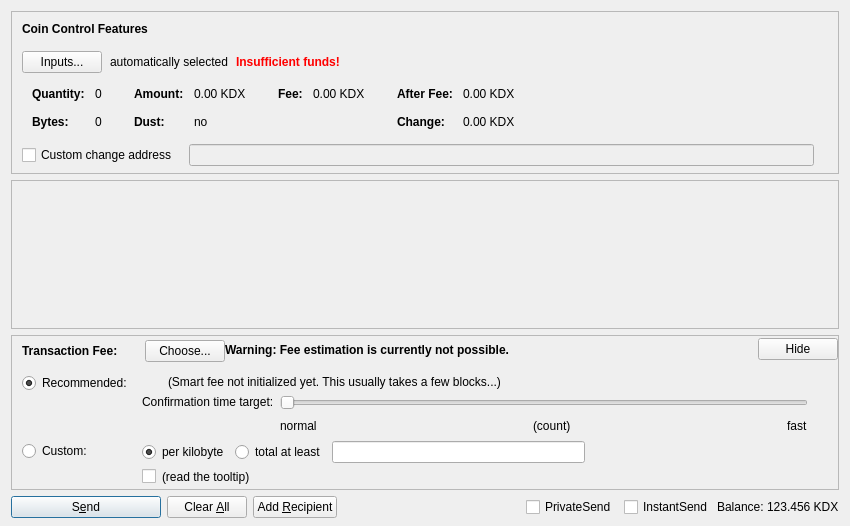
<?xml version="1.0" encoding="UTF-8"?>
<ui version="4.0">
 <class>SendCoinsDialog</class>
 <widget class="QDialog" name="SendCoinsDialog">
  <property name="geometry">
   <rect>
    <x>0</x>
    <y>0</y>
    <width>850</width>
    <height>526</height>
   </rect>
  </property>
  <property name="windowTitle">
   <string>Send Coins</string>
  </property>
  <layout class="QVBoxLayout" name="verticalLayout" stretch="0,1,0,0">
   <property name="bottomMargin">
    <number>8</number>
   </property>
   <item>
    <widget class="QFrame" name="frameCoinControl">
     <property name="sizePolicy">
      <sizepolicy hsizetype="Expanding" vsizetype="Expanding">
       <horstretch>0</horstretch>
       <verstretch>0</verstretch>
      </sizepolicy>
     </property>
     <property name="maximumSize">
      <size>
       <width>16777215</width>
       <height>16777215</height>
      </size>
     </property>
     <property name="frameShape">
      <enum>QFrame::StyledPanel</enum>
     </property>
     <property name="frameShadow">
      <enum>QFrame::Sunken</enum>
     </property>
     <layout class="QVBoxLayout" name="verticalLayoutCoinControl2">
      <property name="spacing">
       <number>0</number>
      </property>
      <property name="leftMargin">
       <number>0</number>
      </property>
      <property name="topMargin">
       <number>0</number>
      </property>
      <property name="rightMargin">
       <number>0</number>
      </property>
      <property name="bottomMargin">
       <number>6</number>
      </property>
      <item>
       <layout class="QVBoxLayout" name="verticalLayoutCoinControl" stretch="0,0,0,0,1">
        <property name="spacing">
         <number>0</number>
        </property>
        <property name="leftMargin">
         <number>10</number>
        </property>
        <property name="topMargin">
         <number>10</number>
        </property>
        <item>
         <layout class="QHBoxLayout" name="horizontalLayoutCoinControl1">
          <property name="bottomMargin">
           <number>15</number>
          </property>
          <item>
           <widget class="QLabel" name="labelCoinControlFeatures">
            <property name="sizePolicy">
             <sizepolicy hsizetype="Preferred" vsizetype="Maximum">
              <horstretch>0</horstretch>
              <verstretch>0</verstretch>
             </sizepolicy>
            </property>
            <property name="font">
             <font>
              <weight>75</weight>
              <bold>true</bold>
             </font>
            </property>
            <property name="styleSheet">
             <string notr="true">font-weight:bold;</string>
            </property>
            <property name="text">
             <string>Coin Control Features</string>
            </property>
           </widget>
          </item>
         </layout>
        </item>
        <item>
         <layout class="QHBoxLayout" name="horizontalLayoutCoinControl2" stretch="0,0,0,0">
          <property name="spacing">
           <number>8</number>
          </property>
          <property name="bottomMargin">
           <number>10</number>
          </property>
          <item>
           <widget class="QPushButton" name="pushButtonCoinControl">
            <property name="styleSheet">
             <string notr="true"/>
            </property>
            <property name="text">
             <string>Inputs...</string>
            </property>
            <property name="autoDefault">
             <bool>false</bool>
            </property>
           </widget>
          </item>
          <item>
           <widget class="QLabel" name="labelCoinControlAutomaticallySelected">
            <property name="text">
             <string>automatically selected</string>
            </property>
            <property name="margin">
             <number>5</number>
            </property>
           </widget>
          </item>
          <item>
           <widget class="QLabel" name="labelCoinControlInsuffFunds">
            <property name="font">
             <font>
              <weight>75</weight>
              <bold>true</bold>
             </font>
            </property>
            <property name="styleSheet">
             <string notr="true">color:red;font-weight:bold;</string>
            </property>
            <property name="text">
             <string>Insufficient funds!</string>
            </property>
            <property name="margin">
             <number>5</number>
            </property>
           </widget>
          </item>
          <item>
           <spacer name="horizontalSpacerCoinControl">
            <property name="orientation">
             <enum>Qt::Horizontal</enum>
            </property>
            <property name="sizeHint" stdset="0">
             <size>
              <width>40</width>
              <height>1</height>
             </size>
            </property>
           </spacer>
          </item>
         </layout>
        </item>
        <item>
         <widget class="QWidget" name="widgetCoinControl" native="true">
          <property name="sizePolicy">
           <sizepolicy hsizetype="Preferred" vsizetype="Preferred">
            <horstretch>0</horstretch>
            <verstretch>0</verstretch>
           </sizepolicy>
          </property>
          <property name="minimumSize">
           <size>
            <width>0</width>
            <height>0</height>
           </size>
          </property>
          <property name="styleSheet">
           <string notr="true"/>
          </property>
          <layout class="QHBoxLayout" name="horizontalLayoutCoinControl5">
           <property name="leftMargin">
            <number>0</number>
           </property>
           <property name="topMargin">
            <number>0</number>
           </property>
           <property name="rightMargin">
            <number>0</number>
           </property>
           <property name="bottomMargin">
            <number>0</number>
           </property>
           <item>
            <layout class="QHBoxLayout" name="horizontalLayoutCoinControl3" stretch="0,0,0,1">
             <property name="spacing">
              <number>20</number>
             </property>
             <property name="topMargin">
              <number>0</number>
             </property>
             <property name="bottomMargin">
              <number>10</number>
             </property>
             <item>
              <layout class="QFormLayout" name="formLayoutCoinControl1">
               <property name="horizontalSpacing">
                <number>10</number>
               </property>
               <property name="verticalSpacing">
                <number>14</number>
               </property>
               <property name="leftMargin">
                <number>10</number>
               </property>
               <property name="topMargin">
                <number>4</number>
               </property>
               <property name="rightMargin">
                <number>6</number>
               </property>
               <item row="0" column="0">
                <widget class="QLabel" name="labelCoinControlQuantityText">
                 <property name="font">
                  <font>
                   <weight>75</weight>
                   <bold>true</bold>
                  </font>
                 </property>
                 <property name="text">
                  <string>Quantity:</string>
                 </property>
                 <property name="margin">
                  <number>0</number>
                 </property>
                </widget>
               </item>
               <item row="0" column="1">
                <widget class="QLabel" name="labelCoinControlQuantity">
                 <property name="cursor">
                  <cursorShape>IBeamCursor</cursorShape>
                 </property>
                 <property name="contextMenuPolicy">
                  <enum>Qt::ActionsContextMenu</enum>
                 </property>
                 <property name="text">
                  <string notr="true">0</string>
                 </property>
                 <property name="margin">
                  <number>0</number>
                 </property>
                 <property name="textInteractionFlags">
                  <set>Qt::LinksAccessibleByMouse|Qt::TextSelectableByKeyboard|Qt::TextSelectableByMouse</set>
                 </property>
                </widget>
               </item>
               <item row="1" column="0">
                <widget class="QLabel" name="labelCoinControlBytesText">
                 <property name="font">
                  <font>
                   <weight>75</weight>
                   <bold>true</bold>
                  </font>
                 </property>
                 <property name="text">
                  <string>Bytes:</string>
                 </property>
                </widget>
               </item>
               <item row="1" column="1">
                <widget class="QLabel" name="labelCoinControlBytes">
                 <property name="cursor">
                  <cursorShape>IBeamCursor</cursorShape>
                 </property>
                 <property name="contextMenuPolicy">
                  <enum>Qt::ActionsContextMenu</enum>
                 </property>
                 <property name="text">
                  <string notr="true">0</string>
                 </property>
                 <property name="textInteractionFlags">
                  <set>Qt::LinksAccessibleByMouse|Qt::TextSelectableByKeyboard|Qt::TextSelectableByMouse</set>
                 </property>
                </widget>
               </item>
              </layout>
             </item>
             <item>
              <layout class="QFormLayout" name="formLayoutCoinControl2">
               <property name="horizontalSpacing">
                <number>10</number>
               </property>
               <property name="verticalSpacing">
                <number>14</number>
               </property>
               <property name="leftMargin">
                <number>6</number>
               </property>
               <property name="topMargin">
                <number>4</number>
               </property>
               <property name="rightMargin">
                <number>6</number>
               </property>
               <item row="0" column="0">
                <widget class="QLabel" name="labelCoinControlAmountText">
                 <property name="font">
                  <font>
                   <weight>75</weight>
                   <bold>true</bold>
                  </font>
                 </property>
                 <property name="text">
                  <string>Amount:</string>
                 </property>
                 <property name="margin">
                  <number>0</number>
                 </property>
                </widget>
               </item>
               <item row="0" column="1">
                <widget class="QLabel" name="labelCoinControlAmount">
                 <property name="cursor">
                  <cursorShape>IBeamCursor</cursorShape>
                 </property>
                 <property name="contextMenuPolicy">
                  <enum>Qt::ActionsContextMenu</enum>
                 </property>
                 <property name="text">
                  <string notr="true">0.00 KDX</string>
                 </property>
                 <property name="textInteractionFlags">
                  <set>Qt::LinksAccessibleByMouse|Qt::TextSelectableByKeyboard|Qt::TextSelectableByMouse</set>
                 </property>
                </widget>
               </item>
               <item row="1" column="0">
                <widget class="QLabel" name="labelCoinControlLowOutputText">
                 <property name="font">
                  <font>
                   <weight>75</weight>
                   <bold>true</bold>
                  </font>
                 </property>
                 <property name="text">
                  <string>Dust:</string>
                 </property>
                </widget>
               </item>
               <item row="1" column="1">
                <widget class="QLabel" name="labelCoinControlLowOutput">
                 <property name="cursor">
                  <cursorShape>IBeamCursor</cursorShape>
                 </property>
                 <property name="contextMenuPolicy">
                  <enum>Qt::ActionsContextMenu</enum>
                 </property>
                 <property name="text">
                  <string notr="true">no</string>
                 </property>
                 <property name="textInteractionFlags">
                  <set>Qt::LinksAccessibleByMouse|Qt::TextSelectableByKeyboard|Qt::TextSelectableByMouse</set>
                 </property>
                </widget>
               </item>
              </layout>
             </item>
             <item>
              <layout class="QFormLayout" name="formLayoutCoinControl3">
               <property name="horizontalSpacing">
                <number>10</number>
               </property>
               <property name="verticalSpacing">
                <number>14</number>
               </property>
               <property name="leftMargin">
                <number>6</number>
               </property>
               <property name="topMargin">
                <number>4</number>
               </property>
               <property name="rightMargin">
                <number>6</number>
               </property>
               <item row="0" column="0">
                <widget class="QLabel" name="labelCoinControlFeeText">
                 <property name="font">
                  <font>
                   <weight>75</weight>
                   <bold>true</bold>
                  </font>
                 </property>
                 <property name="text">
                  <string>Fee:</string>
                 </property>
                 <property name="margin">
                  <number>0</number>
                 </property>
                </widget>
               </item>
               <item row="0" column="1">
                <widget class="QLabel" name="labelCoinControlFee">
                 <property name="cursor">
                  <cursorShape>IBeamCursor</cursorShape>
                 </property>
                 <property name="contextMenuPolicy">
                  <enum>Qt::ActionsContextMenu</enum>
                 </property>
                 <property name="text">
                  <string notr="true">0.00 KDX</string>
                 </property>
                 <property name="textInteractionFlags">
                  <set>Qt::LinksAccessibleByMouse|Qt::TextSelectableByKeyboard|Qt::TextSelectableByMouse</set>
                 </property>
                </widget>
               </item>
              </layout>
             </item>
             <item>
              <layout class="QFormLayout" name="formLayoutCoinControl4">
               <property name="horizontalSpacing">
                <number>10</number>
               </property>
               <property name="verticalSpacing">
                <number>14</number>
               </property>
               <property name="leftMargin">
                <number>6</number>
               </property>
               <property name="topMargin">
                <number>4</number>
               </property>
               <property name="rightMargin">
                <number>6</number>
               </property>
               <item row="0" column="0">
                <widget class="QLabel" name="labelCoinControlAfterFeeText">
                 <property name="font">
                  <font>
                   <weight>75</weight>
                   <bold>true</bold>
                  </font>
                 </property>
                 <property name="text">
                  <string>After Fee:</string>
                 </property>
                 <property name="margin">
                  <number>0</number>
                 </property>
                </widget>
               </item>
               <item row="0" column="1">
                <widget class="QLabel" name="labelCoinControlAfterFee">
                 <property name="cursor">
                  <cursorShape>IBeamCursor</cursorShape>
                 </property>
                 <property name="contextMenuPolicy">
                  <enum>Qt::ActionsContextMenu</enum>
                 </property>
                 <property name="text">
                  <string notr="true">0.00 KDX</string>
                 </property>
                 <property name="textInteractionFlags">
                  <set>Qt::LinksAccessibleByMouse|Qt::TextSelectableByKeyboard|Qt::TextSelectableByMouse</set>
                 </property>
                </widget>
               </item>
               <item row="1" column="0">
                <widget class="QLabel" name="labelCoinControlChangeText">
                 <property name="font">
                  <font>
                   <weight>75</weight>
                   <bold>true</bold>
                  </font>
                 </property>
                 <property name="text">
                  <string>Change:</string>
                 </property>
                </widget>
               </item>
               <item row="1" column="1">
                <widget class="QLabel" name="labelCoinControlChange">
                 <property name="cursor">
                  <cursorShape>IBeamCursor</cursorShape>
                 </property>
                 <property name="contextMenuPolicy">
                  <enum>Qt::ActionsContextMenu</enum>
                 </property>
                 <property name="text">
                  <string notr="true">0.00 KDX</string>
                 </property>
                 <property name="textInteractionFlags">
                  <set>Qt::LinksAccessibleByMouse|Qt::TextSelectableByKeyboard|Qt::TextSelectableByMouse</set>
                 </property>
                </widget>
               </item>
              </layout>
             </item>
            </layout>
           </item>
          </layout>
         </widget>
        </item>
        <item>
         <layout class="QHBoxLayout" name="horizontalLayoutCoinControl4" stretch="0,0,0">
          <property name="spacing">
           <number>12</number>
          </property>
          <property name="sizeConstraint">
           <enum>QLayout::SetDefaultConstraint</enum>
          </property>
          <property name="topMargin">
           <number>5</number>
          </property>
          <property name="rightMargin">
           <number>5</number>
          </property>
          <item>
           <widget class="QCheckBox" name="checkBoxCoinControlChange">
            <property name="toolTip">
             <string>If this is activated, but the change address is empty or invalid, change will be sent to a newly generated address.</string>
            </property>
            <property name="text">
             <string>Custom change address</string>
            </property>
           </widget>
          </item>
          <item>
           <widget class="QValidatedLineEdit" name="lineEditCoinControlChange">
            <property name="enabled">
             <bool>false</bool>
            </property>
            <property name="sizePolicy">
             <sizepolicy hsizetype="Expanding" vsizetype="Fixed">
              <horstretch>0</horstretch>
              <verstretch>0</verstretch>
             </sizepolicy>
            </property>
           </widget>
          </item>
          <item>
           <widget class="QLabel" name="labelCoinControlChangeLabel">
            <property name="sizePolicy">
             <sizepolicy hsizetype="Preferred" vsizetype="Expanding">
              <horstretch>0</horstretch>
              <verstretch>0</verstretch>
             </sizepolicy>
            </property>
            <property name="minimumSize">
             <size>
              <width>0</width>
              <height>0</height>
             </size>
            </property>
            <property name="text">
             <string/>
            </property>
            <property name="margin">
             <number>3</number>
            </property>
           </widget>
          </item>
         </layout>
        </item>
        <item>
         <spacer name="verticalSpacerCoinControl">
          <property name="orientation">
           <enum>Qt::Vertical</enum>
          </property>
          <property name="sizeHint" stdset="0">
           <size>
            <width>800</width>
            <height>1</height>
           </size>
          </property>
         </spacer>
        </item>
       </layout>
      </item>
     </layout>
    </widget>
   </item>
   <item>
    <widget class="QScrollArea" name="scrollArea">
     <property name="widgetResizable">
      <bool>true</bool>
     </property>
     <widget class="QWidget" name="scrollAreaWidgetContents">
      <property name="geometry">
       <rect>
        <x>0</x>
        <y>0</y>
        <width>830</width>
        <height>104</height>
       </rect>
      </property>
      <layout class="QVBoxLayout" name="verticalLayout_2" stretch="0,1">
       <property name="leftMargin">
        <number>0</number>
       </property>
       <property name="topMargin">
        <number>0</number>
       </property>
       <property name="rightMargin">
        <number>0</number>
       </property>
       <property name="bottomMargin">
        <number>0</number>
       </property>
       <item>
        <layout class="QVBoxLayout" name="entries">
         <property name="spacing">
          <number>6</number>
         </property>
        </layout>
       </item>
       <item>
        <spacer name="verticalSpacer">
         <property name="orientation">
          <enum>Qt::Vertical</enum>
         </property>
         <property name="sizeHint" stdset="0">
          <size>
           <width>20</width>
           <height>40</height>
          </size>
         </property>
        </spacer>
       </item>
      </layout>
     </widget>
    </widget>
   </item>
   <item>
    <widget class="QFrame" name="frameFee">
     <property name="sizePolicy">
      <sizepolicy hsizetype="Expanding" vsizetype="Expanding">
       <horstretch>0</horstretch>
       <verstretch>0</verstretch>
      </sizepolicy>
     </property>
     <property name="maximumSize">
      <size>
       <width>16777215</width>
       <height>16777215</height>
      </size>
     </property>
     <property name="frameShape">
      <enum>QFrame::StyledPanel</enum>
     </property>
     <property name="frameShadow">
      <enum>QFrame::Sunken</enum>
     </property>
     <layout class="QVBoxLayout" name="verticalLayoutFee1">
      <property name="spacing">
       <number>0</number>
      </property>
      <property name="leftMargin">
       <number>0</number>
      </property>
      <property name="topMargin">
       <number>0</number>
      </property>
      <property name="rightMargin">
       <number>0</number>
      </property>
      <property name="bottomMargin">
       <number>0</number>
      </property>
      <item>
       <layout class="QVBoxLayout" name="verticalLayoutFee2" stretch="0,0,0">
        <property name="spacing">
         <number>0</number>
        </property>
        <property name="leftMargin">
         <number>10</number>
        </property>
        <property name="topMargin">
         <number>0</number>
        </property>
        <item>
         <layout class="QHBoxLayout" name="horizontalLayoutFee1">
          <property name="bottomMargin">
           <number>0</number>
          </property>
          <item>
           <layout class="QVBoxLayout" name="verticalLayoutFee7">
            <property name="spacing">
             <number>0</number>
            </property>
            <item>
             <spacer name="verticalSpacerSmartFee">
              <property name="orientation">
               <enum>Qt::Vertical</enum>
              </property>
              <property name="sizeType">
               <enum>QSizePolicy::Fixed</enum>
              </property>
              <property name="sizeHint" stdset="0">
               <size>
                <width>1</width>
                <height>4</height>
               </size>
              </property>
             </spacer>
            </item>
            <item>
             <layout class="QHBoxLayout" name="horizontalLayoutSmartFee">
              <property name="spacing">
               <number>10</number>
              </property>
              <item>
               <widget class="QLabel" name="labelFeeHeadline">
                <property name="sizePolicy">
                 <sizepolicy hsizetype="Preferred" vsizetype="Maximum">
                  <horstretch>0</horstretch>
                  <verstretch>0</verstretch>
                 </sizepolicy>
                </property>
                <property name="font">
                 <font>
                  <weight>75</weight>
                  <bold>true</bold>
                 </font>
                </property>
                <property name="styleSheet">
                 <string notr="true">font-weight:bold;</string>
                </property>
                <property name="text">
                 <string>Transaction Fee:</string>
                </property>
               </widget>
              </item>
              <item>
               <widget class="QLabel" name="labelFeeMinimized">
                <property name="text">
                 <string/>
                </property>
               </widget>
              </item>
              <item>
               <widget class="QPushButton" name="buttonChooseFee">
                <property name="text">
                 <string>Choose...</string>
                </property>
               </widget>
              </item>
             </layout>
            </item>
            <item>
             <spacer name="verticalSpacer_5">
              <property name="orientation">
               <enum>Qt::Vertical</enum>
              </property>
              <property name="sizeHint" stdset="0">
               <size>
                <width>1</width>
                <height>1</height>
               </size>
              </property>
             </spacer>
            </item>
           </layout>
          </item>
          <item>
           <widget class="QLabel" name="fallbackFeeWarningLabel">
            <property name="toolTip">
             <string>Using the fallbackfee can result in sending a transaction that will take several hours or days (or never) to confirm. Consider choosing your fee manually or wait until your have validated the complete chain.</string>
            </property>
            <property name="font">
            <font>
                <weight>75</weight>
                <bold>true</bold>
            </font>
            </property>
            <property name="text">
             <string>Warning: Fee estimation is currently not possible.</string>
            </property>
            <property name="wordWrap">
             <bool>false</bool>
            </property>
           </widget>
          </item>
          <item>
           <spacer name="horizontalSpacer_4">
            <property name="orientation">
             <enum>Qt::Horizontal</enum>
            </property>
            <property name="sizeType">
             <enum>QSizePolicy::MinimumExpanding</enum>
            </property>
            <property name="sizeHint" stdset="0">
             <size>
              <width>40</width>
              <height>20</height>
             </size>
            </property>
           </spacer>
          </item>
          <item>
           <widget class="QPushButton" name="buttonMinimizeFee">
            <property name="toolTip">
             <string>collapse fee-settings</string>
            </property>
            <property name="text">
             <string>Hide</string>
            </property>
           </widget>
          </item>
         </layout>
        </item>
        <item>
         <widget class="QFrame" name="frameFeeSelection">
          <layout class="QVBoxLayout" name="verticalLayoutFee12">
           <property name="spacing">
            <number>0</number>
           </property>
           <property name="leftMargin">
            <number>0</number>
           </property>
           <property name="topMargin">
            <number>0</number>
           </property>
           <property name="rightMargin">
            <number>0</number>
           </property>
           <property name="bottomMargin">
            <number>0</number>
           </property>
           <item>
            <layout class="QGridLayout" name="gridLayoutFee">
             <property name="topMargin">
              <number>10</number>
             </property>
             <property name="bottomMargin">
              <number>4</number>
             </property>
             <property name="horizontalSpacing">
              <number>10</number>
             </property>
             <property name="verticalSpacing">
              <number>4</number>
             </property>
             <item row="1" column="1">
              <layout class="QVBoxLayout" name="verticalLayoutFee8">
               <property name="spacing">
                <number>6</number>
               </property>
               <item>
                <layout class="QHBoxLayout" name="horizontalLayoutFee13">
                 <item>
                  <widget class="QRadioButton" name="radioCustomPerKilobyte">
                   <property name="toolTip">
                    <string>If the custom fee is set to 1000 duffs and the transaction is only 250 bytes, then &quot;per kilobyte&quot; only pays 250 duffs in fee,&lt;br /&gt;while &quot;at least&quot; pays 1000 duffs. For transactions bigger than a kilobyte both pay by kilobyte.</string>
                   </property>
                   <property name="text">
                    <string>per kilobyte</string>
                   </property>
                   <property name="checked">
                    <bool>true</bool>
                   </property>
                   <attribute name="buttonGroup">
                    <string notr="true">groupCustomFee</string>
                   </attribute>
                  </widget>
                 </item>
                 <item>
                  <widget class="QRadioButton" name="radioCustomAtLeast">
                   <property name="toolTip">
                    <string>If the custom fee is set to 1000 duffs and the transaction is only 250 bytes, then &quot;per kilobyte&quot; only pays 250 duffs in fee,&lt;br /&gt;while &quot;total at least&quot; pays 1000 duffs. For transactions bigger than a kilobyte both pay by kilobyte.</string>
                   </property>
                   <property name="text">
                    <string>total at least</string>
                   </property>
                   <attribute name="buttonGroup">
                    <string notr="true">groupCustomFee</string>
                   </attribute>
                  </widget>
                 </item>
                 <item>
                  <widget class="BitcoinAmountField" name="customFee"/>
                 </item>
                 <item>
                  <spacer name="horizontalSpacer_6">
                   <property name="orientation">
                    <enum>Qt::Horizontal</enum>
                   </property>
                   <property name="sizeHint" stdset="0">
                    <size>
                     <width>1</width>
                     <height>1</height>
                    </size>
                   </property>
                  </spacer>
                 </item>
                </layout>
               </item>
               <item>
                <layout class="QHBoxLayout" name="horizontalLayoutFee8">
                 <item>
                  <widget class="QCheckBox" name="checkBoxMinimumFee">
                   <property name="toolTip">
                    <string>Paying only the minimum fee is just fine as long as there is less transaction volume than space in the blocks.&lt;br /&gt;But be aware that this can end up in a never confirming transaction once there is more demand for KDX transactions than the network can process.</string>
                   </property>
                   <property name="text">
                    <string/>
                   </property>
                  </widget>
                 </item>
                 <item>
                  <widget class="QLabel" name="labelMinFeeWarning">
                   <property name="enabled">
                    <bool>true</bool>
                   </property>
                   <property name="toolTip">
                    <string>Paying only the minimum fee is just fine as long as there is less transaction volume than space in the blocks.&lt;br /&gt;But be aware that this can end up in a never confirming transaction once there is more demand for KDX transactions than the network can process.</string>
                   </property>
                   <property name="text">
                    <string>(read the tooltip)</string>
                   </property>
                   <property name="margin">
                    <number>5</number>
                   </property>
                  </widget>
                 </item>
                 <item>
                  <spacer name="horizontalSpacer_2">
                   <property name="orientation">
                    <enum>Qt::Horizontal</enum>
                   </property>
                   <property name="sizeHint" stdset="0">
                    <size>
                     <width>1</width>
                     <height>1</height>
                    </size>
                   </property>
                  </spacer>
                 </item>
                </layout>
               </item>
              </layout>
             </item>
             <item row="0" column="0">
              <layout class="QVBoxLayout" name="verticalLayoutFee4" stretch="0,1">
               <item>
                <widget class="QRadioButton" name="radioSmartFee">
                 <property name="text">
                  <string>Recommended:</string>
                 </property>
                 <property name="checked">
                  <bool>true</bool>
                 </property>
                 <attribute name="buttonGroup">
                  <string notr="true">groupFee</string>
                 </attribute>
                </widget>
               </item>
               <item>
                <spacer name="verticalSpacer_2">
                 <property name="orientation">
                  <enum>Qt::Vertical</enum>
                 </property>
                 <property name="sizeHint" stdset="0">
                  <size>
                   <width>1</width>
                   <height>1</height>
                  </size>
                 </property>
                </spacer>
               </item>
              </layout>
             </item>
             <item row="1" column="0">
              <layout class="QVBoxLayout" name="verticalLayoutFee9" stretch="0,1">
               <item>
                <widget class="QRadioButton" name="radioCustomFee">
                 <property name="text">
                  <string>Custom:</string>
                 </property>
                 <attribute name="buttonGroup">
                  <string notr="true">groupFee</string>
                 </attribute>
                </widget>
               </item>
               <item>
                <spacer name="verticalSpacer_6">
                 <property name="orientation">
                  <enum>Qt::Vertical</enum>
                 </property>
                 <property name="sizeHint" stdset="0">
                  <size>
                   <width>1</width>
                   <height>1</height>
                  </size>
                 </property>
                </spacer>
               </item>
              </layout>
             </item>
             <item row="0" column="1">
              <layout class="QVBoxLayout" name="verticalLayoutFee3" stretch="0,0,1">
               <property name="spacing">
                <number>6</number>
               </property>
               <property name="topMargin">
                <number>2</number>
               </property>
               <item>
                <layout class="QHBoxLayout" name="horizontalLayoutFee12">
                 <item>
                  <widget class="QLabel" name="labelSmartFee">
                   <property name="text">
                    <string/>
                   </property>
                   <property name="margin">
                    <number>2</number>
                   </property>
                  </widget>
                 </item>
                 <item>
                  <widget class="QLabel" name="labelFeeEstimation">
                   <property name="text">
                    <string/>
                   </property>
                  </widget>
                 </item>
                 <item>
                  <widget class="QLabel" name="labelSmartFee2">
                   <property name="text">
                    <string>(Smart fee not initialized yet. This usually takes a few blocks...)</string>
                   </property>
                   <property name="margin">
                    <number>2</number>
                   </property>
                  </widget>
                 </item>
                 <item>
                  <spacer name="horizontalSpacer_5">
                   <property name="orientation">
                    <enum>Qt::Horizontal</enum>
                   </property>
                   <property name="sizeHint" stdset="0">
                    <size>
                     <width>1</width>
                     <height>1</height>
                    </size>
                   </property>
                  </spacer>
                 </item>
                </layout>
               </item>
               <item>
                <layout class="QHBoxLayout" name="horizontalLayoutFee9">
                 <item>
                  <layout class="QVBoxLayout" name="verticalLayoutFee6">
                   <item>
                    <widget class="QLabel" name="labelSmartFee3">
                     <property name="text">
                      <string>Confirmation time target:</string>
                     </property>
                     <property name="margin">
                      <number>2</number>
                     </property>
                    </widget>
                   </item>
                   <item>
                    <spacer name="verticalSpacer_3">
                     <property name="orientation">
                      <enum>Qt::Vertical</enum>
                     </property>
                     <property name="sizeHint" stdset="0">
                      <size>
                       <width>1</width>
                       <height>1</height>
                      </size>
                     </property>
                    </spacer>
                   </item>
                  </layout>
                 </item>
                 <item>
                  <layout class="QVBoxLayout" name="verticalLayoutFee5">
                   <property name="rightMargin">
                    <number>30</number>
                   </property>
                   <item>
                    <widget class="QSlider" name="sliderSmartFee">
                     <property name="minimum">
                      <number>0</number>
                     </property>
                     <property name="maximum">
                      <number>23</number>
                     </property>
                     <property name="pageStep">
                      <number>1</number>
                     </property>
                     <property name="value">
                      <number>0</number>
                     </property>
                     <property name="orientation">
                      <enum>Qt::Horizontal</enum>
                     </property>
                     <property name="invertedAppearance">
                      <bool>false</bool>
                     </property>
                     <property name="invertedControls">
                      <bool>false</bool>
                     </property>
                     <property name="tickPosition">
                      <enum>QSlider::NoTicks</enum>
                     </property>
                    </widget>
                   </item>
                   <item>
                    <layout class="QHBoxLayout" name="horizontalLayoutFee10">
                     <item>
                      <widget class="QLabel" name="labelSmartFeeNormal">
                       <property name="text">
                        <string>normal</string>
                       </property>
                      </widget>
                     </item>
                     <item>
                      <spacer name="horizontalSpacer_7">
                       <property name="orientation">
                        <enum>Qt::Horizontal</enum>
                       </property>
                       <property name="sizeHint" stdset="0">
                        <size>
                         <width>40</width>
                         <height>20</height>
                        </size>
                       </property>
                      </spacer>
                     </item>
                     <item>
                      <widget class="QLabel" name="confirmationTargetLabel">
                       <property name="text">
                        <string notr="true">(count)</string>
                       </property>
                      </widget>
                     </item>
                     <item>
                      <spacer name="horizontalSpacer_3">
                       <property name="orientation">
                        <enum>Qt::Horizontal</enum>
                       </property>
                       <property name="sizeHint" stdset="0">
                        <size>
                         <width>40</width>
                         <height>20</height>
                        </size>
                       </property>
                      </spacer>
                     </item>
                     <item>
                      <widget class="QLabel" name="labelSmartFeeFast">
                       <property name="text">
                        <string>fast</string>
                       </property>
                      </widget>
                     </item>
                    </layout>
                   </item>
                  </layout>
                 </item>
                </layout>
               </item>
               <item>
                <spacer name="verticalSpacer_4">
                 <property name="orientation">
                  <enum>Qt::Vertical</enum>
                 </property>
                 <property name="sizeHint" stdset="0">
                  <size>
                   <width>1</width>
                   <height>1</height>
                  </size>
                 </property>
                </spacer>
               </item>
              </layout>
             </item>
            </layout>
           </item>
          </layout>
         </widget>
        </item>
        <item>
         <spacer name="verticalSpacerFee">
          <property name="orientation">
           <enum>Qt::Vertical</enum>
          </property>
          <property name="sizeHint" stdset="0">
           <size>
            <width>800</width>
            <height>1</height>
           </size>
          </property>
         </spacer>
        </item>
       </layout>
      </item>
     </layout>
    </widget>
   </item>
   <item>
    <layout class="QHBoxLayout" name="horizontalLayout">
     <item>
      <widget class="QPushButton" name="sendButton">
       <property name="minimumSize">
        <size>
         <width>150</width>
         <height>0</height>
        </size>
       </property>
       <property name="toolTip">
        <string>Confirm the send action</string>
       </property>
       <property name="text">
        <string>S&amp;end</string>
       </property>
       <property name="autoDefault">
        <bool>false</bool>
       </property>
       <property name="default">
        <bool>true</bool>
       </property>
      </widget>
     </item>
     <item>
      <widget class="QPushButton" name="clearButton">
       <property name="sizePolicy">
        <sizepolicy hsizetype="Minimum" vsizetype="Fixed">
         <horstretch>0</horstretch>
         <verstretch>0</verstretch>
        </sizepolicy>
       </property>
       <property name="toolTip">
        <string>Clear all fields of the form.</string>
       </property>
       <property name="text">
        <string>Clear &amp;All</string>
       </property>
       <property name="autoDefault">
        <bool>false</bool>
       </property>
      </widget>
     </item>
     <item>
      <widget class="QPushButton" name="addButton">
       <property name="toolTip">
        <string>Send to multiple recipients at once</string>
       </property>
       <property name="text">
        <string>Add &amp;Recipient</string>
       </property>
       <property name="autoDefault">
        <bool>false</bool>
       </property>
      </widget>
     </item>
     <item>
      <spacer name="horizontalSpacer">
       <property name="orientation">
        <enum>Qt::Horizontal</enum>
       </property>
       <property name="sizeHint" stdset="0">
        <size>
         <width>40</width>
         <height>20</height>
        </size>
       </property>
      </spacer>
     </item>
     <item>
      <layout class="QHBoxLayout" name="horizontalLayout_2">
       <property name="spacing">
        <number>3</number>
       </property>
       <item>
        <widget class="QCheckBox" name="checkUsePrivateSend">
         <property name="minimumSize">
          <size>
           <width>95</width>
           <height>0</height>
          </size>
         </property>
         <property name="text">
          <string>PrivateSend</string>
         </property>
         <property name="checked">
          <bool>false</bool>
         </property>
        </widget>
       </item>
       <item>
        <widget class="QCheckBox" name="checkUseInstantSend">
         <property name="enabled">
          <bool>true</bool>
         </property>
         <property name="minimumSize">
          <size>
           <width>85</width>
           <height>0</height>
          </size>
         </property>
         <property name="text">
          <string>InstantSend</string>
         </property>
        </widget>
       </item>
       <item>
        <widget class="QLabel" name="label">
         <property name="text">
          <string>Balance:</string>
         </property>
        </widget>
       </item>
       <item>
        <widget class="QLabel" name="labelBalance">
         <property name="sizePolicy">
          <sizepolicy hsizetype="Preferred" vsizetype="Fixed">
           <horstretch>0</horstretch>
           <verstretch>0</verstretch>
          </sizepolicy>
         </property>
         <property name="cursor">
          <cursorShape>IBeamCursor</cursorShape>
         </property>
         <property name="text">
          <string notr="true">123.456 KDX</string>
         </property>
         <property name="textInteractionFlags">
          <set>Qt::LinksAccessibleByMouse|Qt::TextSelectableByKeyboard|Qt::TextSelectableByMouse</set>
         </property>
        </widget>
       </item>
      </layout>
     </item>
    </layout>
   </item>
  </layout>
 </widget>
 <customwidgets>
  <customwidget>
   <class>QValidatedLineEdit</class>
   <extends>QLineEdit</extends>
   <header>qvalidatedlineedit.h</header>
  </customwidget>
  <customwidget>
   <class>BitcoinAmountField</class>
   <extends>QLineEdit</extends>
   <header>bitcoinamountfield.h</header>
   <container>1</container>
  </customwidget>
 </customwidgets>
 <resources>
  <include location="../cadex.qrc"/>
 </resources>
 <connections/>
 <buttongroups>
  <buttongroup name="groupCustomFee"/>
  <buttongroup name="groupFee"/>
 </buttongroups>
</ui>
